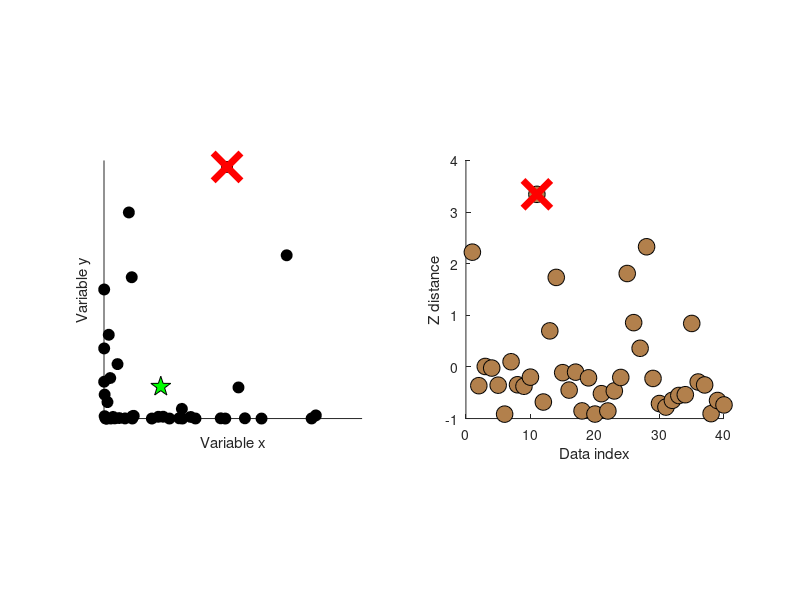

MATLAB code to generate this figure:
%%
%   COURSE: Master statistics and machine learning: intuition, math, code										
%      URL: udemy.com/course/statsml_x/?couponCode=202212 
% 
%  SECTION: Data normalizations and outliers
%    VIDEO: Euclidean distance for outlier removal
% 
%  TEACHER: Mike X Cohen, sincxpress.com
%

%%

% a clear MATLAB workspace is a clear mental workspace
close all; clear; clc
pkg load statistics % load Octave stats package

%% create some data

N = 40;

% two-dimensional data
d1 = exp(-abs(randn(1,N)*3));
d2 = exp(-abs(randn(1,N)*5));
datamean = [ mean(d1) mean(d2) ];


% plot the data
figure(1), clf
subplot(121), hold on
plot(d1,d2,'ko','markerfacecolor','k','markersize',8);
axis square
set(gca,'xtick',[],'ytick',[])
xlabel('Variable x'), ylabel('Variable y')

% plot the multivariate mean
plot(datamean(1),datamean(2),'kp','markerfacecolor','g','markersize',15);

%% compute distance of each point to the mean

% standard distance measure
ds = zeros(N,1);
for i=1:N
    ds(i) = sqrt( (d1(i)-datamean(1))^2 + (d2(i)-datamean(2))^2 );
end

% convert to z (don't need the original data)
ds = zscore(ds);

% and plot those distances
subplot(122), hold on
plot(ds,'ko','markerfacecolor',[.7 .5 .3],'markersize',12);
axis square
xlabel('Data index'), ylabel('Z distance')

%% now for the thresholding

% threshold in standard deviation units
distanceThresh = 2.5;

% find the offending points
oidx = find(ds>distanceThresh);

% and cross those out
subplot(122)
plot(oidx,ds(oidx),'x','color','r','markersize',20,'linewidth',5);

subplot(121)
plot(d1(oidx),d2(oidx),'x','color','r','markersize',20,'linewidth',5);

%% done.
